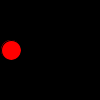
Frame 1 (no input)
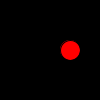
Frame 60 (the mouse pressed at the canvas centre just before this capture)
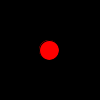
Frame 120 (the mouse held since frame 60 and released just before this capture)

The Processing sketch that drew these frames (run headless with seeded random() and noise(); from frame 60 on, the mouse is pressed at the canvas centre):

// Processing sketch: d_2_4
// ── d_2_4.pde
int Farbe;
int x = 10;
void setup(){
  size(100,100);
}
void draw(){
  background(Farbe);
  x++;
  fill(255,0,0);
  ellipse(x,50,20,20);
  if ( x > width - 10){
    x = 10;
  }
}
void keyPressed(){
  Farbe = 255;
}
void mousePressed(){
  Farbe = 0;
}
